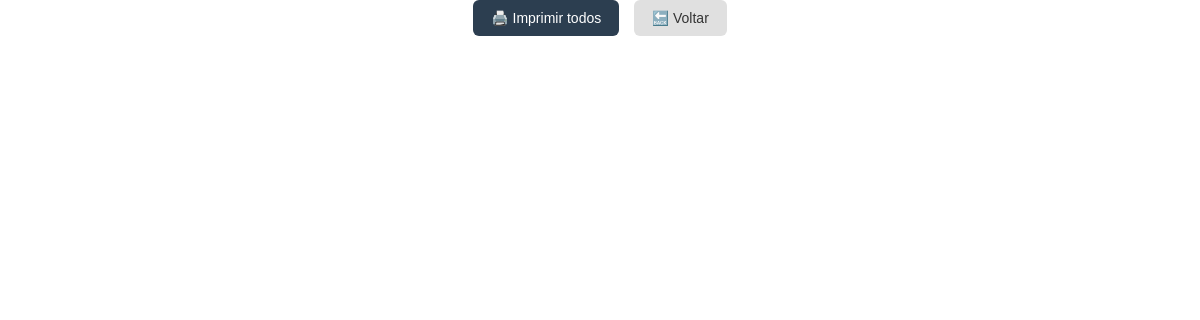
Page /imprimir/entregue on the earlier database version.
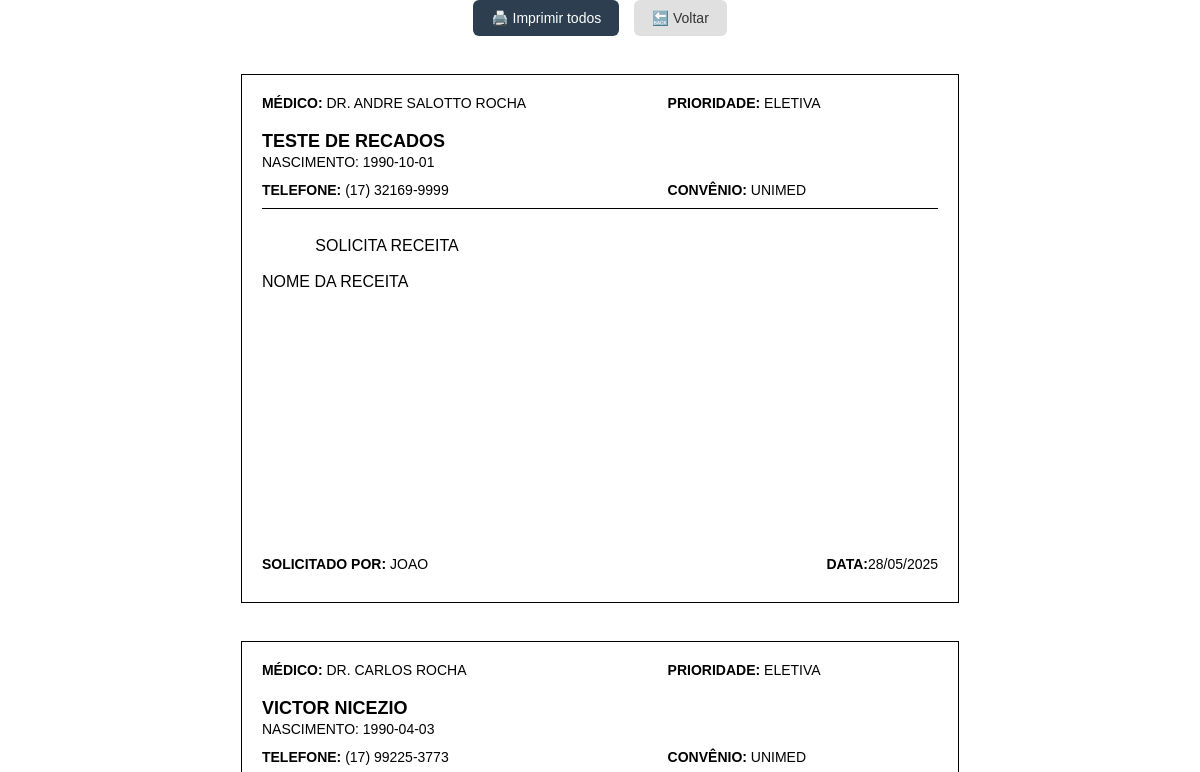
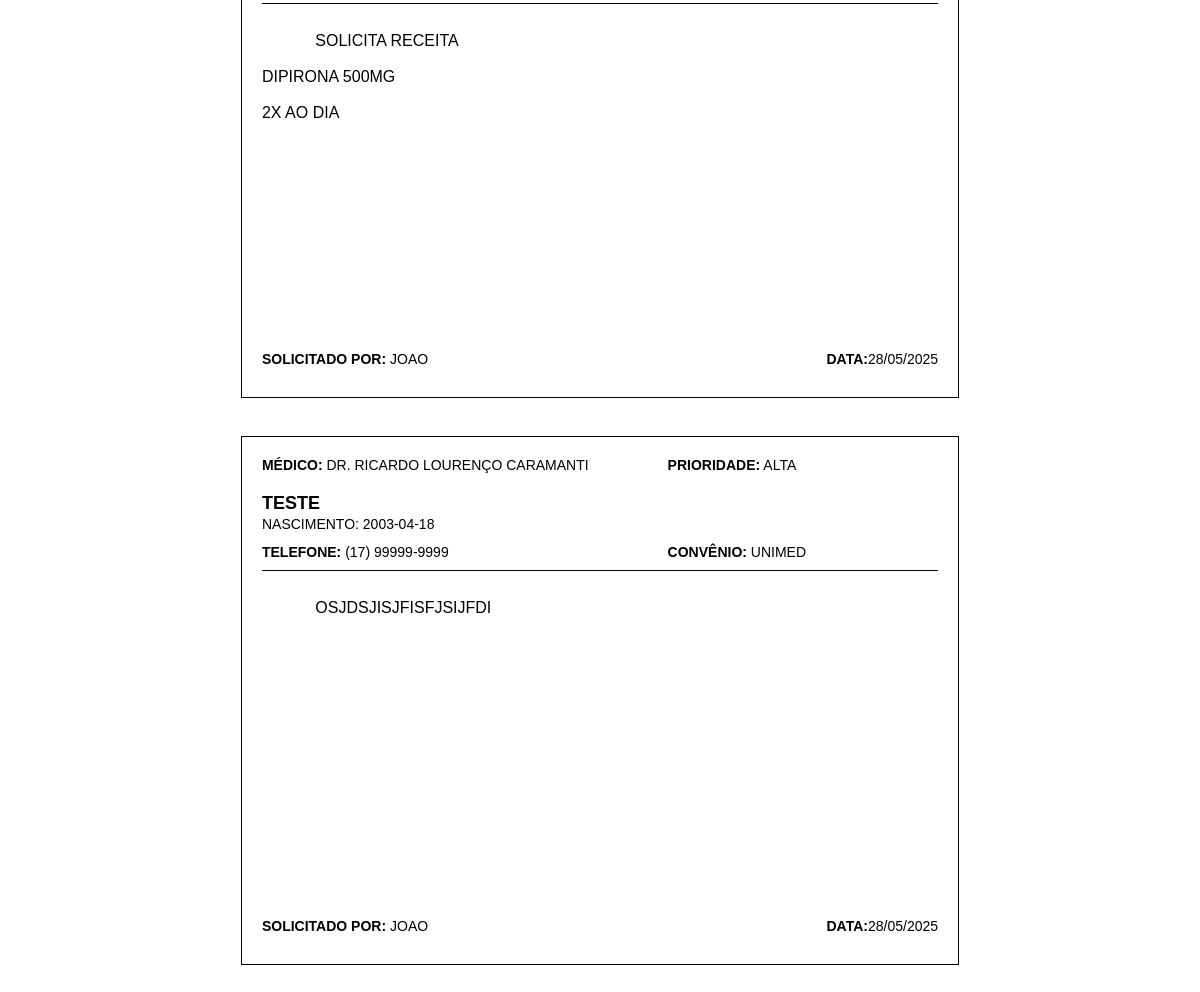
Same page on the later database version (2 pictures, top to bottom).
### tables this page shows
CREATE TABLE recados (
            id INTEGER PRIMARY KEY AUTOINCREMENT,
            medico TEXT NOT NULL,
            prioridade TEXT NOT NULL,
            nome_paciente TEXT NOT NULL,
            data_nascimento TEXT NOT NULL,
            telefone TEXT NOT NULL,
            convenio TEXT,
            descricao TEXT,
            status TEXT DEFAULT 'pendente',
            usuario TEXT NOT NULL,
            data_cadastro TEXT NOT NULL
        , finalizado_por TEXT);

### app.py (the view)
@app.route('/imprimir/<status>')
def imprimir(status):
    conexao = conectar_banco()
    cursor = conexao.cursor()
    cursor.execute('SELECT * FROM recados WHERE status = ? ORDER BY medico, prioridade', (status,))
    recados = cursor.fetchall()
    conexao.close()
    return render_template('imprimir_lista.html', recados=recados)

### app.py (called while the page is built)
def conectar_banco():
    conexao = sqlite3.connect('recados.db')
    conexao.row_factory = sqlite3.Row
    return conexao

@app.template_filter('format_data')
def formatar_data_br(data_str):
    try:
        data_obj = datetime.strptime(data_str, '%Y-%m-%d %H:%M:%S')
        return data_obj.strftime('%d/%m/%Y')
    except:
        return data_str  # fallback caso a string esteja mal formatada

### templates/imprimir_lista.html (shortened to what this page needs)
<!DOCTYPE html>
<html lang="pt-br">
<head>
    <link rel="stylesheet" href="{{ url_for('static', filename='css/imprimir_lista.css') }}">
</head>
<body>
    <div class="no-print botoes-topo">
        <button onclick="window.print()" class="btn-imprimir-topo">🖨️ Imprimir todos</button>
        <a href="{{ url_for('listar') }}" class="btn-voltar-topo">🔙 Voltar</a>
    </div>
    {% for recado in recados %}
        <div class="recado">
        <div class="linha-topo">
            <span class="campo"><strong>Médico:</strong> {{ recado['medico'] }}</span>
            <span class="campo"><strong>Prioridade:</strong> {{ recado['prioridade'] }}</span>
        </div>
        <div class="paciente">{{ recado['nome_paciente'] }}</div>
        <div class="subinfo">Nascimento: {{ recado['data_nascimento'] }}</div>
        <div class="linha-meio">
            <span class="campo"><strong>Telefone:</strong> {{ recado['telefone'] }}</span>
            <span class="campo"><strong>Convênio:</strong> {{ recado['convenio'] }}</span>
        </div>
        <div class="descricao">
            {{ recado['descricao'] }}
        </div>
        <div class="linha-rodape">
            <span>
                <strong>Solicitado por:</strong> {{ recado['usuario'] }}
            </span>
            <span>
                <strong>Data:</strong>{{ recado['data_cadastro']|format_data }}
            </span>
        </div>
        </div>
    {% endfor %}
</body>
</html>

### static/css/imprimir_lista.css (style rules this page uses)
body { font-family: Arial, sans-serif; margin: 0; padding: 0; }
.recado { width: 19cm; height: 14cm; margin: 1cm auto; padding: 20px; border: 1px solid #000; page-break-after: always; box-sizing: border-box; display: flex; flex-direction: column; justify-content: space-between; text-transform: uppercase; }
.linha-topo, .linha-meio, .linha-rodape { display: flex; justify-content: space-between; font-size: 14px; margin-bottom: 10px; }
.paciente { font-size: 18px; font-weight: bold; text-align: left; margin: 10px 0 2px 0; }
.subinfo { font-size: 14px; text-align: left; margin-bottom: 12px; }
.descricao { font-size: 16px; border-top: 1px solid #000; padding-top: 10px; white-space: pre-wrap; flex-grow: 1; margin-bottom: 10px; word-wrap: break-word; overflow-wrap: break-word; }
.campo { display: inline-block; min-width: 40%; }
.botoes-topo { text-align: center; margin-bottom: 20px; }
.btn-imprimir-topo { padding: 10px 18px; font-size: 14px; background-color: #2c3e50; color: white; border: none; border-radius: 6px; cursor: pointer; margin-right: 10px; }
.btn-voltar-topo { padding: 10px 18px; font-size: 14px; text-decoration: none; background-color: #e0e0e0; color: #333; border-radius: 6px; transition: background-color 0.3s ease; }

Differences in the rows shown:
added recados: medico "DR. ANDRE SALOTTO ROCHA", prioridade "ELETIVA", nome_paciente "TESTE DE RECADOS", data_nascimento "1990-10-01", telefone "(17) 32169-9999", convenio "UNIMED", descricao "SOLICITA RECEITA NOME DA RECEITA", usuario "JOAO", data_cadastro "28/05/2025"
added recados: medico "DR. CARLOS ROCHA", prioridade "ELETIVA", nome_paciente "VICTOR NICEZIO", data_nascimento "1990-04-03", telefone "(17) 99225-3773", convenio "UNIMED", descricao "SOLICITA RECEITA DIPIRONA 500MG 2X AO DIA", usuario "JOAO", data_cadastro "28/05/2025"
added recados: medico "DR. RICARDO LOURENÇO CARAMANTI", prioridade "ALTA", nome_paciente "TESTE", data_nascimento "2003-04-18", telefone "(17) 99999-9999", convenio "UNIMED", descricao "OSJDSJISJFISFJSIJFDI", usuario "JOAO", data_cadastro "28/05/2025"
